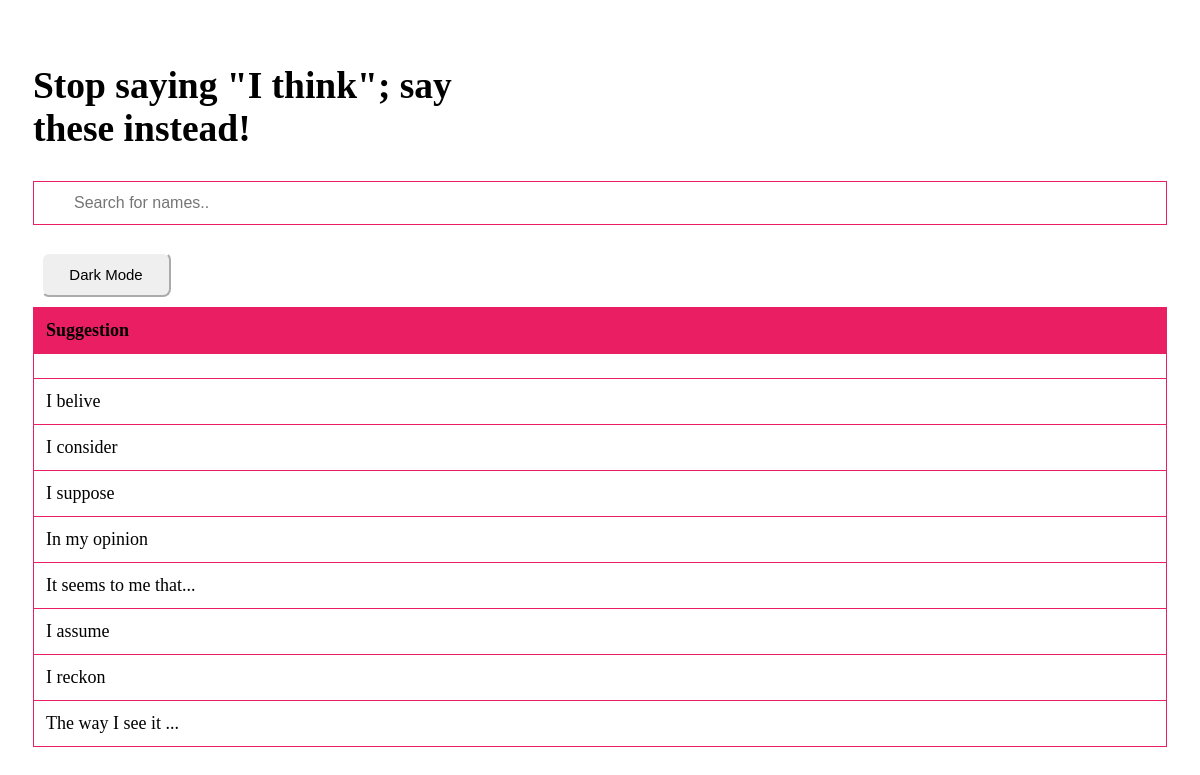
Screenshot of /new_things_ithink with the database file from the repository.
### PracticeEnglish/models.py (models this page shows, shortened)
class new_thing_ithink(models.Model):
    new = models.CharField(max_length=30)

### PracticeEnglish/views.py (the view)
# urls.py: path('new_things_ithink' , views.new_things_ithink, name= 'new_things_ithink'),
def new_things_ithink(request):
    if request.method == "POST":
        form = request.POST
        new_thing_ithink.objects.create(new = form["new"], example = form["example"])
    context ={
        'new_things_ithink' : new_thing_ithink.objects.all()
    }
    return render(request, 'PracticeEnglish/new_things_ithink.html', context)

### PracticeEnglish/templates/PracticeEnglish/new_things_ithink.html (shortened to what this page needs)
<!DOCTYPE html>
<html>
<head>
  <link rel="stylesheet" href="https://cdnjs.cloudflare.com/ajax/libs/font-awesome/4.7.0/css/font-awesome.min.css">
</head>
<body>
<h2 style="width:40%; font-family:verdana">Stop saying "I think"; say these instead!</h2>
<input type="text" id="myInput" onkeyup="myFunction()" placeholder="Search for names.." title="Type in a name">
<table id="myTable">
  <tr class="header">
    <th style="width:60%; font-family:verdana">Suggestion</th>
    <th style="width:40%; font-family:verdana">   </th>
  </tr>
  <tbody>
    {% for new_thing_ithink in new_things_ithink %}
    <th scope="row"></th>
    <tr>
    <td>
        {{ new_thing_ithink.new }}
    </td>
    {% endfor %}
    <button onclick="myFunction2()" style="width:130px; height: 45px; margin-bottom: 10px; margin-left: 8px;margin-top: 15px; border-radius: 8px; font-size: 15px; border-color: white;"><div id="myDIV">Dark Mode</div></button>
 </tbody>
</table>
</body>
</html>

### PracticeEnglish/templates/PracticeEnglish/new_things_ithink.html (style rules this page uses)
* { box-sizing: border-box; }
#myInput { background-image: url('/css/searchicon.png'); background-position: 10px 10px; background-repeat: no-repeat; width: 100%; font-size: 16px; padding: 12px 20px 12px 40px; border: 1px solid #e91e63; margin-bottom: 12px; }
#myTable { border-collapse: collapse; width: 100%; border: 1px solid #e91e63; font-size: 18px; }
#myTable th, #myTable td { text-align: left; padding: 12px; }
#myTable tr { border-bottom: 1px solid #e91e63; }
#myTable tr.header, #myTable tr:hover { background-color: #e91e63; }
body { padding: 25px; background-color: white; color: black; font-size: 25px; }

### rows the page displays
new_thing_ithink: new "I belive"
new_thing_ithink: new "I consider"
new_thing_ithink: new "I suppose"
new_thing_ithink: new "In my opinion"
new_thing_ithink: new "It seems to me that..."
new_thing_ithink: new "I assume"
new_thing_ithink: new "I reckon"
new_thing_ithink: new "The way I see it ..."
